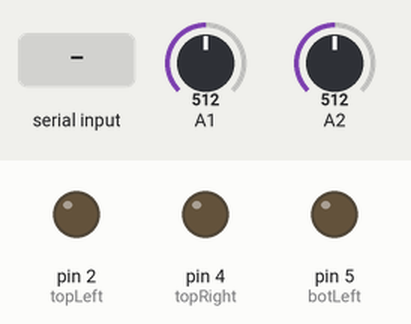
Simulated run of this sketch. Board: Arduino Uno, built with avr-gcc and run on an emulated ATmega328P. Parts: output pins drawn as LEDs (lit = HIGH). The test bench sets the inputs (shaded band); at power-on: A1 = 512, A2 = 512. Pins used as bus, display or sensor lines are not drawn; what the sketch prints to the serial monitor is not drawn.

Above: at 1.2 s.
1.3 s: "1" received over Serial
At 1.8 s:
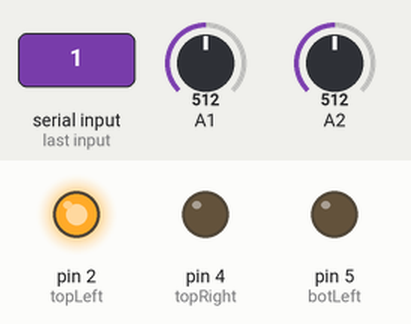
2.8 s: "2" received over Serial
At 4.0 s:
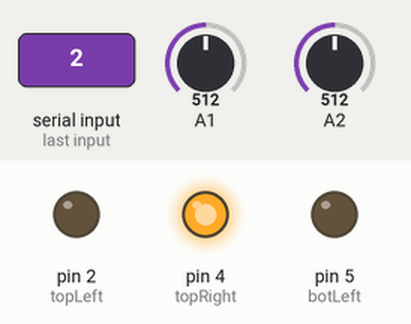
4.3 s: "3" received over Serial
At 5.5 s:
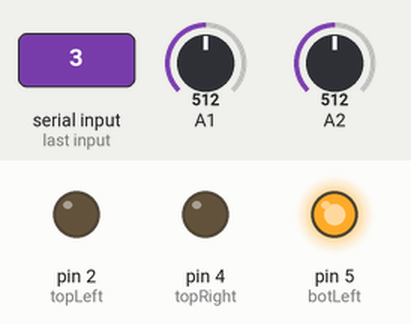
5.8 s: "4" received over Serial
At 6.3 s:
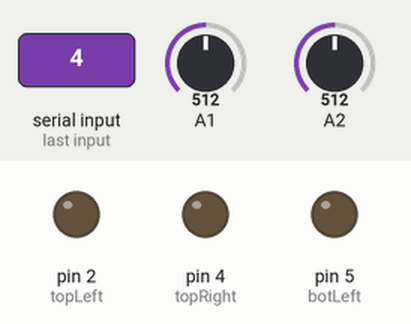
7.3 s: A1 set to 985
8.8 s: A1 set to 1015
Timing chart, 0 to 11.8 s (numbered marks = the images above; inputs shaded):
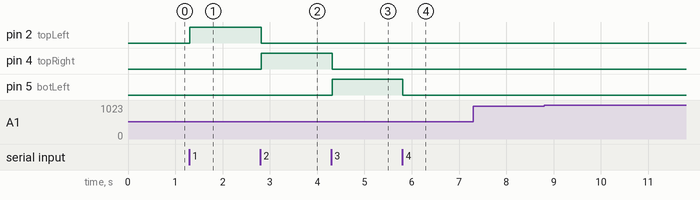

The sketch:

A6.ino
```cpp
//following blocks initializes LED position to pins
int topLeft = 2;
int topRight = 4;
int botLeft = 5;
int botRight = 3;

void setup() {
  // put your setup code here, to run once:
  Serial.begin(9600);//starts serial and baud rate
  //following block of code initializes LED pins as outputs
  pinMode(topLeft, OUTPUT);
  pinMode(topRight, OUTPUT);
  pinMode(botLeft, OUTPUT);
  pinMode(botRight, OUTPUT);
}

void loop() {
  // put your main code here, to run repeatedly:
  //following block of code initializes analog readings for the joystick
  int s1 = analogRead(1);
  int s2 = analogRead(2);
  //following code formats analog readings and sends them into the serial for communication
  Serial.print("[");
  Serial.print(s1);
  Serial.print(",");
  Serial.print(s2);
  Serial.println("]");

  if(Serial.available()){//waits until serial sends a signal back
    int input = Serial.read(); // stores signal in a variable
    Serial.println(input);//prints signal to help with debugging
    //following block turns off all LEDs
      digitalWrite(topLeft,LOW);
      digitalWrite(topRight,LOW);
      digitalWrite(botLeft,LOW);
      digitalWrite(botRight,LOW);

    if(input == 49){ //if signal read is 49
      digitalWrite(topLeft,HIGH); //turn on topleft LED
    }
    if(input == 50){//if signal read if 50
      digitalWrite(topRight,HIGH);//turn on topright LED
    }
    if(input == 51){//if signal read is 49
      digitalWrite(botLeft,HIGH);//turn on botleft LED
    }
    if(input == 52){//if signal read is 49
      digitalWrite(botRight,HIGH);//turn on botright LED
    }
    delay(10); //small delay for persistance of vision
  }
}
```

Measured:
- after the input at 1.3 s, pin 2 (topLeft): LOW → HIGH at once
- after the input at 2.8 s, pin 2 (topLeft): HIGH → LOW at once; pin 4 (topRight): LOW → HIGH at once
- after the input at 4.3 s, pin 4 (topRight): HIGH → LOW at once; pin 5 (botLeft): LOW → HIGH at once
- after the input at 5.8 s, pin 5 (botLeft): HIGH → LOW at once
- after the input at 7.3 s, every drawn part: stays the same
- after the input at 8.8 s, every drawn part: stays the same
